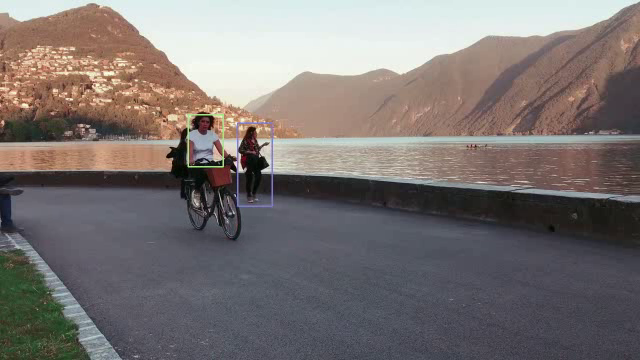
#> input picture frame 3 of courses/opencv/1_opencv_fundamentals/week9-python/Script Files/cycle_CSRT.mp4, 640 x 360 px, given in place of cycle.mp4, which was not available
$ jupyter execute 1_Lucas_Kanade_tracker.ipynb   (shell and % lines are left out)   (text cells are left out)
#> lines starting #> are read from the running program, lines starting #| are printed output that depends on the picture; after the words box and inside, x2 and y2 are one past the last pixel; in counts of white or black regions, pixels touching at a corner belong together; pictures that were not available may be replaced by others from this repository, and a replacement may not be noted
[cell 1]
import numpy as np
import cv2
import matplotlib.pyplot as plt
from dataPath import DATA_PATH

[cell 2]
import matplotlib
matplotlib.rcParams['figure.figsize'] = (8.0,8.0)
matplotlib.rcParams['image.cmap'] = 'gray'

[cell 3]
videoFileName = DATA_PATH + "videos/cycle.mp4"

[cell 4]
cap = cv2.VideoCapture(videoFileName)

[cell 5]
width = int(cap.get(cv2.CAP_PROP_FRAME_WIDTH))
height = int(cap.get(cv2.CAP_PROP_FRAME_HEIGHT))
out = cv2.VideoWriter('sparse-output.mp4',cv2.VideoWriter_fourcc(*'MP4V'), 20, (width,height))

[cell 6]
# params for ShiTomasi corner detection
numCorners = 100
feature_params = dict( maxCorners = numCorners,
                       qualityLevel = 0.3,
                       minDistance = 7,
                       blockSize = 7 )

[cell 7]
# Parameters for lucas kanade optical flow
lk_params = dict( winSize  = (15,15),
                  maxLevel = 2,
                  criteria = (cv2.TERM_CRITERIA_EPS | cv2.TERM_CRITERIA_COUNT, 10, 0.03))

[cell 8]
# Create some random colors
color = np.random.randint(0,255,(numCorners,3))

# Take first frame and find corners in it
ret, old_frame = cap.read()
#> old_frame is the input picture: shape (360, 640, 3); mean B, G, R 113.8, 115.4, 122.3
old_gray = cv2.cvtColor(old_frame, cv2.COLOR_BGR2GRAY)
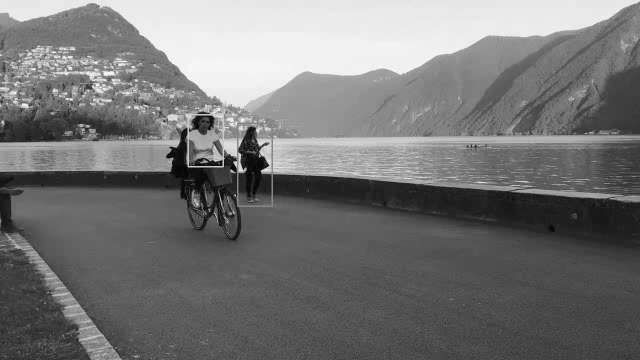
#> old_gray: shape (360, 640); min 1, max 254, mean 117.2
old_points = cv2.goodFeaturesToTrack(old_gray, mask = None, **feature_params)
#> old_points = 20 rows, first 8: [221, 164], [243, 170], [189, 164], [268, 165], [260, 144], [170, 160], [263, 171], [235, 160]

# Create a mask image for drawing the tracks
mask = np.zeros_like(old_frame)
count = 0
while(1):
    ret,frame = cap.read()
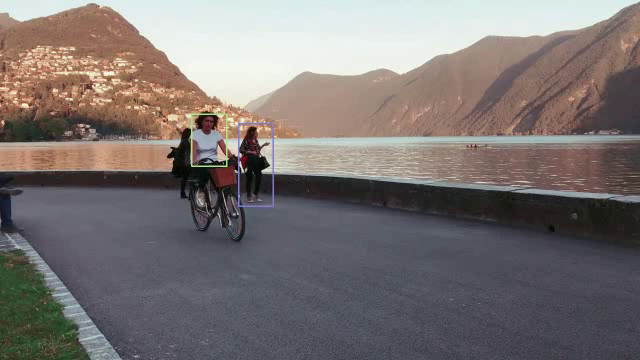
#> input picture frame 4 of courses/opencv/1_opencv_fundamentals/week9-python/Script Files/cycle_CSRT.mp4, 640 x 360 px, given in place of cycle.mp4, which was not available
#> frame is the input picture: shape (360, 640, 3); mean B, G, R 113.9, 115.3, 122.4
    frame_gray = cv2.cvtColor(frame, cv2.COLOR_BGR2GRAY)
    count += 1
    # calculate optical flow
    new_points, status, err = cv2.calcOpticalFlowPyrLK(old_gray, frame_gray, old_points, None, **lk_params)
#> new_points = 20 rows, first 8: [224.7, 163.6], [243.7, 169.6], [192.7, 163.5], [268.7, 165], [260.5, 144], [170.8, 160.1], [263.6, 171.1], [235.8, 158.9]; status = 20 values from 1 to 1; err = 20 values, max 37.49 at index 7, min 1.26 at index 14, mean 11.68

    # Select good points
    good_new = new_points[status==1]
#> good_new has the same summary as new_points
    good_old = old_points[status==1]
#> good_old has the same summary as old_points

    # draw the tracks
    for i,(new,old) in enumerate(zip(good_new, good_old)):
        a,b = new.ravel()
        c,d = old.ravel()
        cv2.line(mask, (a,b),(c,d), color[i].tolist(), 2, cv2.LINE_AA)
        cv2.circle(frame,(a,b),3,color[i].tolist(), -1)
#> this loop made 20 passes
#> (a, b, c, d) on passes 1 to 12: (224.7, 163.6, 221, 164), (243.7, 169.6, 243, 170), (192.7, 163.5, 189, 164), (268.7, 165, 268, 165), (260.5, 144, 260, 144), (170.8, 160.1, 170, 160), (263.6, 171.1, 263, 171), (235.8, 158.9, 235, 160), (261.5, 154, 261, 154), (191.4, 128.5, 188, 129), (253.6, 128, 253, 128), (93.99, 83.9, 94, 84)
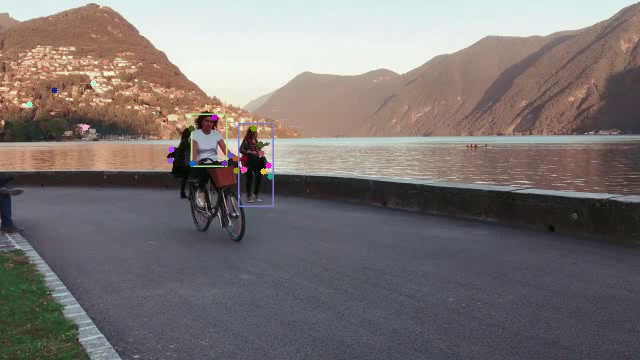
#> frame: shape (360, 640, 3); 0.25% of pixels changed, all inside (x1, y1, x2, y2) = (26, 80, 274, 180)
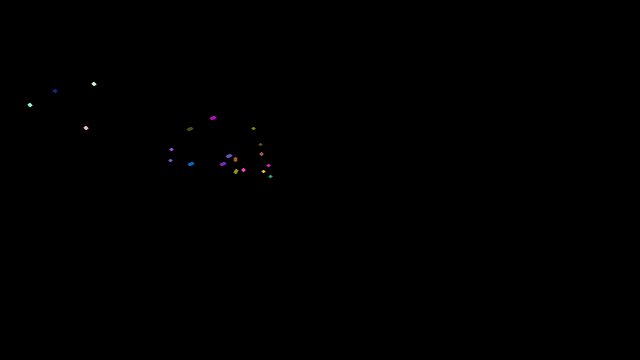
#> mask: shape (360, 640, 3); mean B, G, R 0.2, 0.1, 0.1


    # display every 5th frame
    display_frame = cv2.add(frame,mask)
    out.write(display_frame)
    if count % 5 == 0:
        plt.imshow(display_frame[:,:,::-1])
        plt.show()
    if count > 50:
        break
#     k = cv.waitKey(30) & 0xff
#     if k == 27:
#         break

    # Now update the previous frame and previous points
    old_gray = frame_gray.copy()
    old_points = good_new.reshape(-1,1,2)
#> old_points has the same summary as new_points
